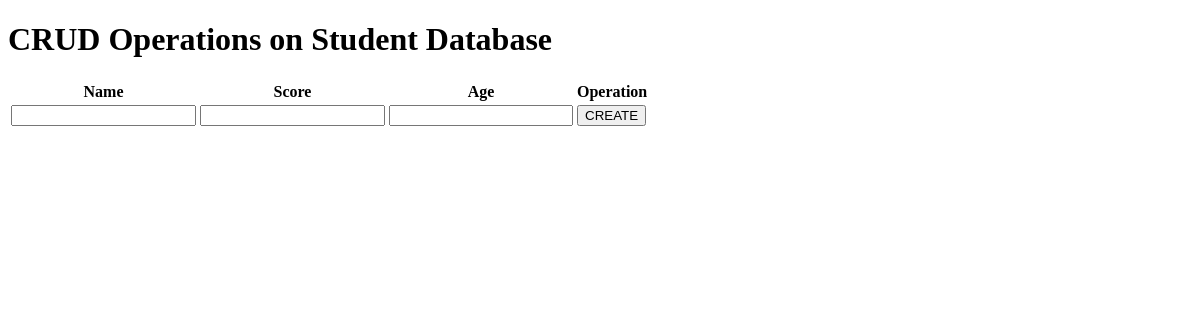
The page /testapp_lesson_5/crud_students/ on the database as committed earlier.
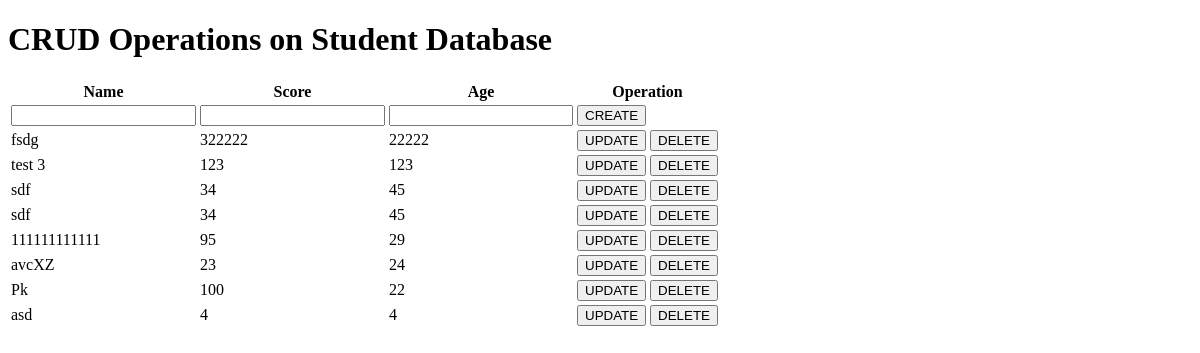
The same page on the database as committed later.
### testapp_lesson_4_database_admin/models.py (models this page shows, shortened)
class Student(models.Model):
    name = models.CharField(max_length=50)
    score = models.PositiveIntegerField()
    age = models.PositiveBigIntegerField()
    email = models.EmailField()
    class Meta:
        ordering = ['-age'] # - sign for descending order

### testapp_lesson_5_database_forms/views.py (the view, shortened to what this page needs)
# urls.py: path('crud_students/', crud_students_page, name='submit_student_op')
def crud_students_page(request):
    context = {}
    students = Student.objects.all()
    context['student_db'] = students
    empty_student_form = StudentForm()
    context['student_form'] = empty_student_form
    return render(request, 'crud_form_page1.html', context)

### testapp_lesson_5_database_forms/forms.py
class StudentForm(forms.ModelForm):
    class Meta:
        model = Student # Model this form is associated with
        fields = ['name', 'score', 'age']

### testapp_lesson_5_database_forms/templates/crud_form_page1.html (shortened to what this page needs)
<!DOCTYPE html>
<html>
  <head>
    <link rel="stylesheet" href="" />
  </head>
  <body>
    <h1>CRUD Operations on Student Database</h1>
    <form method="post" action="{% url 'submit_student_op' %}">
      <table>
        <tr>
          <th>Name</th>
          <th>Score</th>
          <th>Age</th>
          <th>Operation</th>
        </tr>
        {% if not student_form.instance.id %}
        {% for field in student_form %}
        <td>{{ field }}</td>
        {% endfor %}
        <td><button name="create">CREATE</button></td>
        {%endif%}
        {% for student in student_db %}
        <tr>
          {% if student_form.instance.id == student.id %}
          {% for field in student_form %}
          <td>{{ field }}</td>
          {% endfor %}
          <td>
            <button formnovalidate name="save" value="{{ student.id }}">
              SAVE
            </button>
          </td>
          {% else %}
          <td>{{ student.name }}</td>
          <td>{{ student.score }}</td>
          <td>{{ student.age}}</td>
          <td>
            <button formnovalidate name="update" value="{{ student.id }}">
              UPDATE
            </button>
            <button formnovalidate name="delete" value="{{ student.id }}">
              DELETE
            </button>
          </td>
          {%endif%}
        </tr>
        {% endfor%}
      </table>
    </form>
  </body>
</html>

Rows that differ between the two databases and show on the page:
added Student: name "fsdg", score "322222", age "22222", {{ student.id }} 14 (drawn)
added Student: name "test 3", score "123", age "123", {{ student.id }} 13 (drawn)
added Student: name "sdf", score "34", age "45", {{ student.id }} 7 (drawn)
added Student: name "sdf", score "34", age "45", {{ student.id }} 8 (drawn)
added Student: name "111111111111", score "95", age "29", {{ student.id }} 2 (drawn)
added Student: name "avcXZ", score "23", age "24", {{ student.id }} 11 (drawn)
added Student: name "Pk", score "100", age "22", {{ student.id }} 1 (drawn)
added Student: name "asd", score "4", age "4", {{ student.id }} 12 (drawn)
